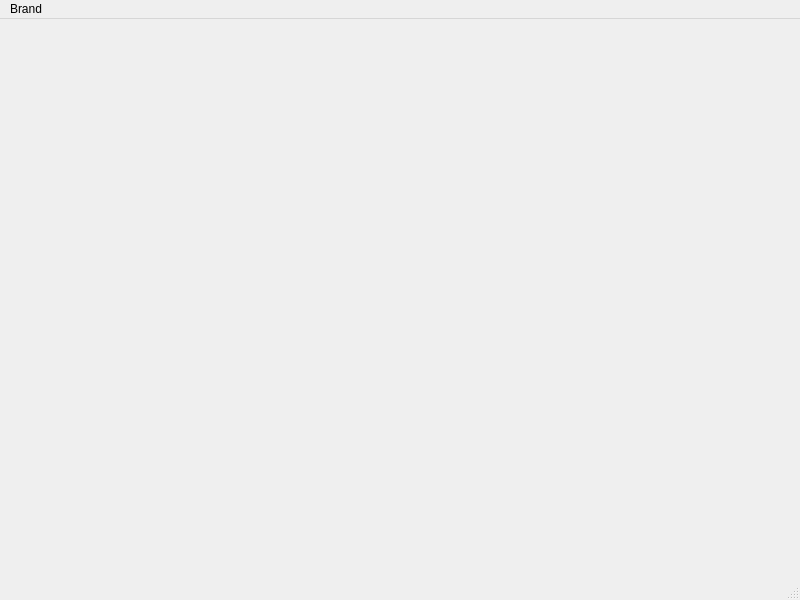
<?xml version="1.0" encoding="UTF-8"?>
<ui version="4.0">
 <class>MainWindow</class>
 <widget class="QMainWindow" name="MainWindow">
  <property name="geometry">
   <rect>
    <x>0</x>
    <y>0</y>
    <width>800</width>
    <height>600</height>
   </rect>
  </property>
  <property name="windowTitle">
   <string>MainWindow</string>
  </property>
  <widget class="QWidget" name="centralwidget"/>
  <widget class="QMenuBar" name="menubar">
   <property name="geometry">
    <rect>
     <x>0</x>
     <y>0</y>
     <width>800</width>
     <height>21</height>
    </rect>
   </property>
   <widget class="QMenu" name="menuBrand">
    <property name="title">
     <string>Brand</string>
    </property>
    <addaction name="actionAdd"/>
    <addaction name="actionUpdate"/>
    <addaction name="actionDelete"/>
   </widget>
   <addaction name="menuBrand"/>
  </widget>
  <widget class="QStatusBar" name="statusbar"/>
  <action name="actionAdd">
   <property name="text">
    <string>Add</string>
   </property>
  </action>
  <action name="actionUpdate">
   <property name="text">
    <string>Update</string>
   </property>
  </action>
  <action name="actionDelete">
   <property name="text">
    <string>Delete</string>
   </property>
  </action>
 </widget>
 <resources/>
 <connections/>
</ui>
